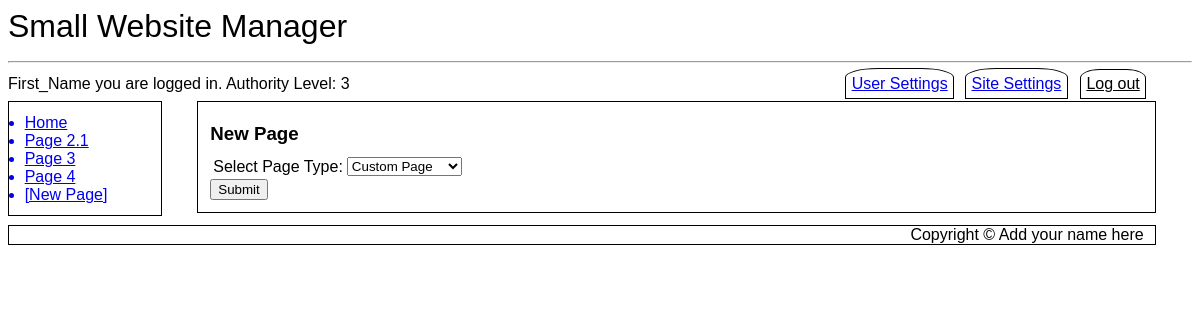
The page /newpage.php (signed in) on the database its author committed.
### tables this page shows
CREATE TABLE `SubMenus` (
  `MenuID` int(11) NOT NULL,
  `LinkID` int(11) NOT NULL,
  `Page_ID` int(11) NOT NULL DEFAULT 0,
  `Menu_Entry` varchar(20) NOT NULL,
  `Title` varchar(500) NOT NULL,
  `Active` tinyint(1) NOT NULL DEFAULT 1
);

### newpage.php (the view, shortened to what this page needs)
<?php
include ("db_connect.inc");
if ($_SERVER["REQUEST_METHOD"] == "POST" AND $_POST['submitCode']=="New_Page") {
	$newPageType=$_POST['newpagetype'];
	if ($newPageType == "Custom Page") {
		$location = "Location: custompage.php";
		header($location);
		die();
	} else {
		$query = "SELECT `Type`, `Default Menu Title`, `LinkData`, `GetData` FROM `SubMenusData` WHERE `Type`='$newPageType'";
		$result = mysqli_query($cxn,$query) or die ("Couldn't execute query.");
		$row1 = mysqli_fetch_assoc($result);
		$linkData = $row1['LinkData'];
		$defaultMenuTitle = $row1['Default Menu Title'];
		$findMaxLinkID = "SELECT MAX(LinkID) AS `LargestID` FROM `SubMenus` WHERE `MenuID`=1";
		$result = mysqli_query($cxn,$findMaxLinkID);
		$row2 = mysqli_fetch_assoc($result);
		$newID = $row2['LargestID'] + 1;
		$newMenuItem = "INSERT INTO `SubMenus`(`MenuID`, `LinkID`, `Menu_Entry`, `Title`) VALUES ('1','$newID','$defaultMenuTitle','$linkData')";
		mysqli_query($cxn,$newMenuItem) or die ("Couldn't execute query.");
		$location = "Location: ".$linkData;
		header($location);
		die();
	}
} else {
include ("header.inc");
include ("navbar.inc");
echo "<article id='main'>\r\n";
if ( isset($_SESSION['first_name']) AND isset($_SESSION['user_name']) AND $_SESSION['auth_lev']==3 ) {
	echo	"<h3>New Page</h3>\r\n
	<form action='".htmlentities($_SERVER['PHP_SELF'])."' method=\"post\">\r\n
	<table>\r\n
	<tr><td><label>Select Page Type: </label></td>
	<td><select name=\"newpagetype\" id=\"newpagetype\">";
	$query = "SELECT `Type`, `LinkData`, `GetData` FROM `SubMenusData`";
	$result = mysqli_query($cxn,$query) or die ("Couldn't execute query.");
	while($row = mysqli_fetch_assoc($result))
	{
		echo "<option value=\"{$row['Type']}\">{$row['Type']}</option>\r\n";
	}
	echo "</select></td></tr>\r\n
	</table>\r\n
	<input type=\"hidden\" id=\"submitCode\" name=\"submitCode\" value=\"New_Page\">\r\n
	<input type=\"submit\" name=\"Button\" value=\"Submit\" />\r\n
	</form>";
} else {
	echo "Restricted Area. You need administrative priviledges to access this page.";
}
echo "</article>\r\n";
include ("footer.inc");
}
?>

### navbar.inc
<nav id="vnav1">
<?php
$query = "SELECT Menu_Entry, Title FROM SubMenus WHERE MenuID='1' AND Active=1 ORDER BY LinkID ASC LIMIT 10";
$result = mysqli_query($cxn,$query) or die ("Couldn't execute query.");
while($row = mysqli_fetch_assoc($result))
{
	$menuEntry = $row['Menu_Entry'];
	$pageTitle = $row['Title'];
	$pageTitle = preg_replace('/ /', '_', $pageTitle);
	echo "<a href='$pageTitle'>$menuEntry</a>\r\n";
}
if ($_SESSION['auth_lev'] == 3 AND isset($_SESSION['first_name']) AND isset($_SESSION['user_name']) ) {
	echo "<a class='newpage' href='newpage.php'>[New Page]</a>\r\n";
}
?>
</nav>

### style.css (style rules this page uses)
* { font-family: Arial, sans-serif; box-sizing: border-box; }
h1, h2, h3 { padding: 0%; margin-top: 1%; margin-bottom: 1%; }
article#main { margin-left:16%; width: 81%; float:none; border: 1px solid black; padding: 1%; }
nav#vnav1 { width:13%; float:left; border: 1px solid black; padding: 1%; clear: both; margin-top: 0%; }
nav#vnav1 a { display: list-item; list-style-type: disc; margin-left: 3%; }

### rows shown on the page
submenus: Menu_Entry "Home"
submenus: Menu_Entry "Page 2.1"
submenus: Menu_Entry "Page 3"
submenus: Menu_Entry "Page 4"

### other values the page prints
$websiteName "Small Website Manager"
$_SESSION['first_name'] "First_Name"
$_SESSION['auth_lev'] "3"
form field newpagetype "Custom Page"
